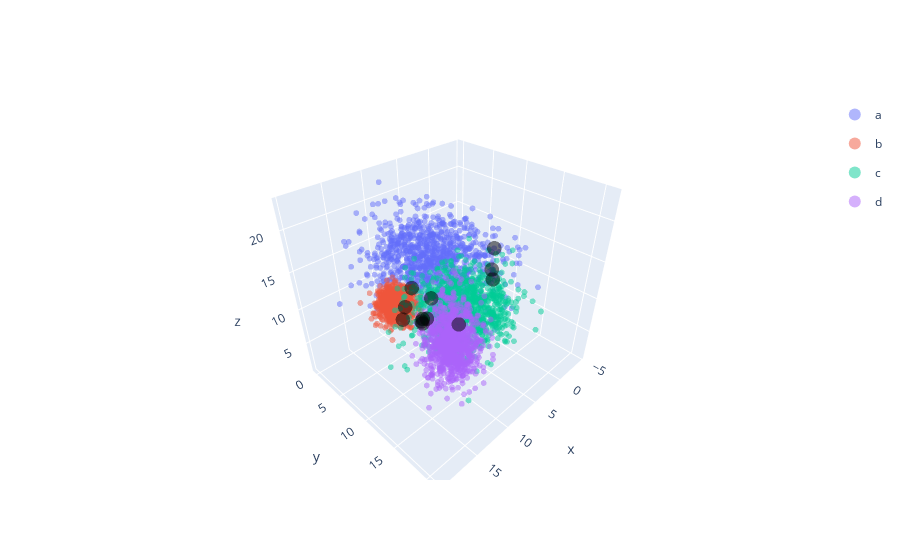

Notebook code cell kept with this figure:
### Markdown cell above
Let's take a look at where these points were in the original, 3-dimensional data:

### Code cell
fig = px.scatter_3d(initial_umap, x='x', y='y', z='z', color='cluster',
                    color_discrete_map={'a': '#636EFA', 'b': '#EF553B', 'c': '#00CC96'},
)
fig.update_traces(marker={'size': 2, 'opacity':0.5})

anomalous_points = px.scatter_3d(df_anomalous,  x='x', y='y', z='z')
anomalous_points.update_traces(marker={'size': 5, 'opacity':0.5, 'color': 'black'})

fig = go.Figure(data=fig.data + anomalous_points.data)
fig.update_layout(legend={'itemsizing': 'constant'})

chart_studio.plotly.plot(fig, filename='DR_blog_Nov2022_fig5')
fig

### Figure 1 — Plotly figure (JSON) as saved in the notebook; plotly's stock layout.template omitted (floating-point values rounded to 4 significant figures; data arrays with more than 128 entries replaced by an {"elided": "..."} marker saying what was removed)
{"data": [{"hovertemplate": "cluster=a<br>x=%{x}<br>y=%{y}<br>z=%{z}<extra></extra>", "legendgroup": "a", "marker": {"color": "#636EFA", "opacity": 0.5, "size": 2, "symbol": "circle"}, "mode": "markers", "name": "a", "scene": "scene", "showlegend": true, "type": "scatter3d", "x": {"elided": "1000 float values"}, "y": {"elided": "1000 float values"}, "z": {"elided": "1000 float values"}}, {"hovertemplate": "cluster=b<br>x=%{x}<br>y=%{y}<br>z=%{z}<extra></extra>", "legendgroup": "b", "marker": {"color": "#EF553B", "opacity": 0.5, "size": 2, "symbol": "circle"}, "mode": "markers", "name": "b", "scene": "scene", "showlegend": true, "type": "scatter3d", "x": {"elided": "1000 float values"}, "y": {"elided": "1000 float values"}, "z": {"elided": "1000 float values"}}, {"hovertemplate": "cluster=c<br>x=%{x}<br>y=%{y}<br>z=%{z}<extra></extra>", "legendgroup": "c", "marker": {"color": "#00CC96", "opacity": 0.5, "size": 2, "symbol": "circle"}, "mode": "markers", "name": "c", "scene": "scene", "showlegend": true, "type": "scatter3d", "x": {"elided": "1000 float values"}, "y": {"elided": "1000 float values"}, "z": {"elided": "1000 float values"}}, {"hovertemplate": "cluster=d<br>x=%{x}<br>y=%{y}<br>z=%{z}<extra></extra>", "legendgroup": "d", "marker": {"color": "#ab63fa", "opacity": 0.5, "size": 2, "symbol": "circle"}, "mode": "markers", "name": "d", "scene": "scene", "showlegend": true, "type": "scatter3d", "x": {"elided": "1000 float values"}, "y": {"elided": "1000 float values"}, "z": {"elided": "1000 float values"}}, {"hovertemplate": "x=%{x}<br>y=%{y}<br>z=%{z}<extra></extra>", "legendgroup": "", "marker": {"color": "black", "opacity": 0.5, "size": 5, "symbol": "circle"}, "mode": "markers", "name": "", "scene": "scene", "showlegend": false, "type": "scatter3d", "x": [14.65, 13.57, 3.825, 0.3115, 2.641, 9.127, 9.966, 8.476, 10.27, 9.303, 9.606, 9.703], "y": [10.53, 9.667, 13.33, 10.44, 12.13, 7.961, 7.971, 12.6, 10.12, 5.692, 7.78, 7.82], "z": [11.87, 12.44, 13.05, 14.44, 13.28, 7.388, 7.468, 8.841, 12.11, 10.8, 7.524, 6.919]}], "layout": {"legend": {"itemsizing": "constant"}}}
